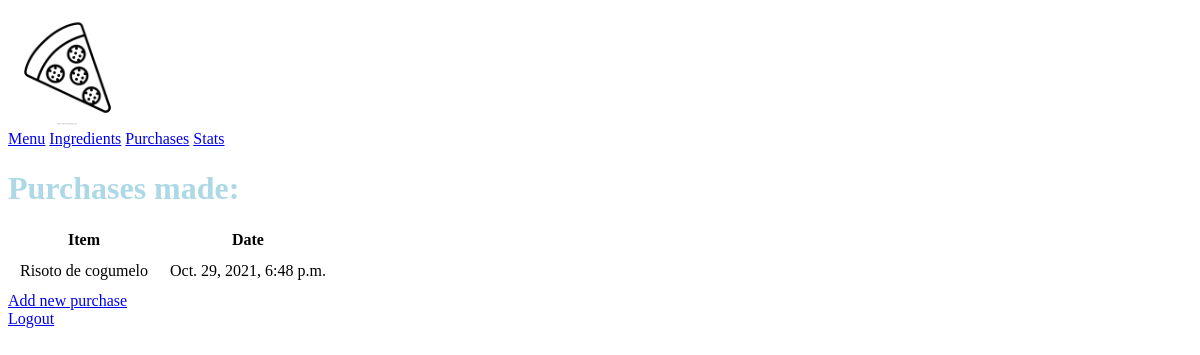
The page /purchase/ (signed in) on the database as committed earlier.
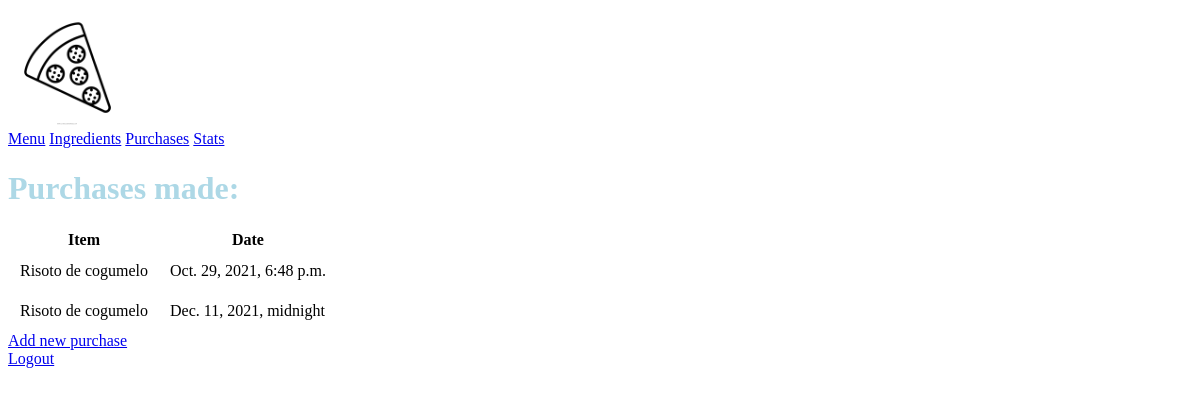
The same page on the database as committed later.
### inventory/models.py (models this page shows, shortened)
class Purchase(models.Model):
	menuitem = models.ForeignKey(MenuItem, on_delete=models.CASCADE)
	timestamp = models.DateTimeField()

class MenuItem(models.Model):
	title = models.CharField(max_length=35)
	price = models.DecimalField(max_digits=10, decimal_places=2, default=10.00)
	def __str__(self):
		return self.title

### inventory/views.py (the view)
# urls.py: path('purchase/', views.PurchaseList.as_view(), name='purchase'),
class PurchaseList(LoginRequiredMixin, ListView):
	model = Purchase

### inventory/templates/inventory/purchase_list.html
{% extends 'inventory/base.html' %}
{% block content %}
<h1>Purchases made:</h1>
<table>
	<tr>
		<th>Item</th>
		<th>Date</th>
	</tr>
	{% for purchase in purchase_list %}
	<tr>
		<td>{{purchase.menuitem}}</td>
		<td colspan="2">{{purchase.timestamp}}</td>
	</tr>
	{% endfor %}
</table>
<a href="{% url 'createpurchase' %}">Add new purchase</a>
{% endblock %}

### inventory/templates/inventory/base.html (shortened to what this page needs)
{% load static %}
<!DOCTYPE html>
<html>
<head>
	<link rel="stylesheet" type="text/css" href="{% static 'css/index.css' %}">
</head>
<body>
	<a href="{% url 'home' %}"><img class='logo' src="{% static 'images/logo.png' %}"></a>
	<nav>
		<a href="{% url 'menu' %}">Menu</a>
		<a href="{% url 'inventory' %}">Ingredients</a>
		<a href="{% url 'purchase' %}">Purchases</a>
		<a href="{% url 'result' %}">Stats</a>
	</nav>
	{% block content %}
	{% endblock %}
	<footer>
		<a href="{% url 'logout' %}">Logout</a>
	</footer>
</body>
</html>

### inventory/static/css/index.css (style rules this page uses)
.logo { height: 10%; width: 10%; }
h1 { color: lightblue; }
td { padding: 10px; }

Rows that differ between the two databases and show on the page:
added Purchase: menuitem "Risoto de cogumelo", timestamp "Dec. 11, 2021, midnight"
